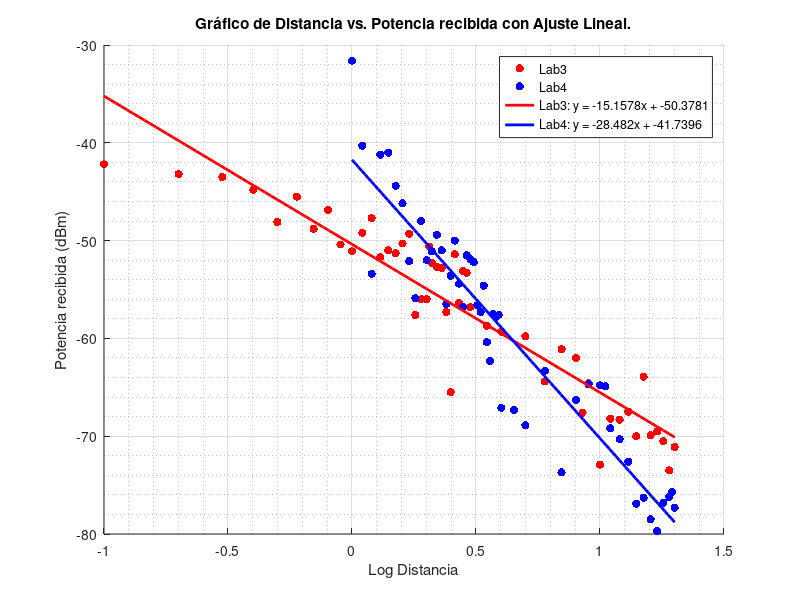

MATLAB code for this plot:
% Datos de la primera lista
distancia1 = [-1, -0.698970004, -0.522878745, -0.397940009, -0.301029996, ...
             -0.22184875, -0.15490196, -0.096910013, -0.045757491, 0, ...
             0.041392685, 0.079181246, 0.113943352, 0.146128036, ...
             0.176091259, 0.204119983, 0.230448921, 0.255272505, ...
             0.278753601, 0.301029996, 0.311753861, 0.322219295, ...
             0.342422681, 0.361727836, 0.380211242, 0.397940009, ...
             0.414973348, 0.431363764, 0.447158031, 0.462397998, ...
             0.477121255, 0.544068044, 0.602059991, 0.698970004, ...
             0.77815125, 0.84509804, 0.903089987, 0.929418926, ...
             0.954242509, 1, 1.041392685, 1.079181246, 1.113943352, ...
             1.146128036, 1.176091259, 1.204119983, 1.230448921, ...
             1.255272505, 1.278753601, 1.301029996];

potencia1 = [-42.2, -43.2, -43.5, -44.8, -48.1, -45.5, -48.8, -46.9, ...
            -50.4, -51.1, -49.2, -47.7, -51.7, -51, -51.3, -50.3, ...
            -49.3, -57.6, -56, -56, -50.6, -52.3, -52.7, -52.8, ...
            -57.3, -65.5, -51.4, -56.4, -53.1, -53.3, -56.8, -58.7, ...
            -59.3, -59.8, -64.4, -61.1, -62, -67.6, -64.6, -72.9, ...
            -68.2, -68.3, -67.5, -70, -63.9, -69.9, -69.5, -70.5, -73.5, ...
            -71.1];

% Datos de la segunda lista
distancia2 = [0, 0.041392685, 0.079181246, 0.113943352, 0.146128036, ...
             0.176091259, 0.204119983, 0.230448921, 0.255272505, ...
             0.278753601, 0.301029996, 0.322219295, 0.342422681, ...
             0.361727836, 0.380211242, 0.397940009, 0.414973348, ...
             0.431363764, 0.447158031, 0.462397998, 0.477121255, ...
             0.491361694, 0.505149978, 0.51851394, 0.531478917, ...
             0.544068044, 0.556302501, 0.568201724, 0.579783597, ...
             0.591064607, 0.602059991, 0.653212514, 0.698970004, ...
             0.77815125, 0.84509804, 0.903089987, 0.954242509, 1, ...
             1.021189299, 1.041392685, 1.079181246, 1.113943352, ...
             1.146128036, 1.176091259, 1.204119983, 1.230448921, ...
             1.255272505, 1.278753601, 1.290034611, 1.301029996];

potencia2 = [-31.6, -40.3, -53.4, -41.2, -41, -44.4, -46.2, -52.1, ...
            -55.9, -48, -52, -51.1, -49.4, -51, -56.5, -53.6, ...
            -50, -54.4, -56.8, -51.5, -51.9, -52.2, -56.6, -57.3, ...
            -54.6, -60.4, -62.3, -57.5, -57.8, -57.6, -67.1, -67.3, ...
            -68.9, -63.3, -73.7, -66.3, -64.7, -64.8, -64.9, -69.2, ...
            -70.3, -72.6, -76.9, -76.3, -78.5, -79.7, -76.8, -76.2, ...
            -75.7, -77.3];

% Ajuste lineal para la primera lista de datos
coeffs1 = polyfit(distancia1, potencia1, 1);
slope1 = coeffs1(1); % Pendiente
intercept1 = coeffs1(2); % Término independiente

% Ajuste lineal para la segunda lista de datos
coeffs2 = polyfit(distancia2, potencia2, 1);
slope2 = coeffs2(1); % Pendiente
intercept2 = coeffs2(2); % Término independiente

% Graficar los datos y las líneas de ajuste
figure;
scatter(distancia1, potencia1, 'r', 'filled'); % Datos en rojo
hold on;
scatter(distancia2, potencia2, 'b', 'filled'); % Datos en azul

% Líneas de ajuste
x1_fit = linspace(min(distancia1), max(distancia1), 100);
y1_fit = polyval(coeffs1, x1_fit);
plot(x1_fit, y1_fit, 'r', 'LineWidth', 2); % Línea en rojo

x2_fit = linspace(min(distancia2), max(distancia2), 100);
y2_fit = polyval(coeffs2, x2_fit);
plot(x2_fit, y2_fit, 'b', 'LineWidth', 2); % Línea en azul

% Configurar el gráfico
xlabel('Log Distancia');
ylabel('Potencia recibida (dBm)');
title('Gráfico de Distancia vs. Potencia recibida con Ajuste Lineal.');

% Crear etiquetas para la leyenda
leyenda1 = ['Lab3: y = ', num2str(slope1), 'x + ', num2str(intercept1)];
leyenda2 = ['Lab4: y = ', num2str(slope2), 'x + ', num2str(intercept2)];

% Añadir leyenda
legend('Lab3', 'Lab4', leyenda1, leyenda2);

% Más configuraciones del gráfico
grid on;
grid minor;
ylim([-80, -30]);

% Mostrar el gráfico
hold off;
